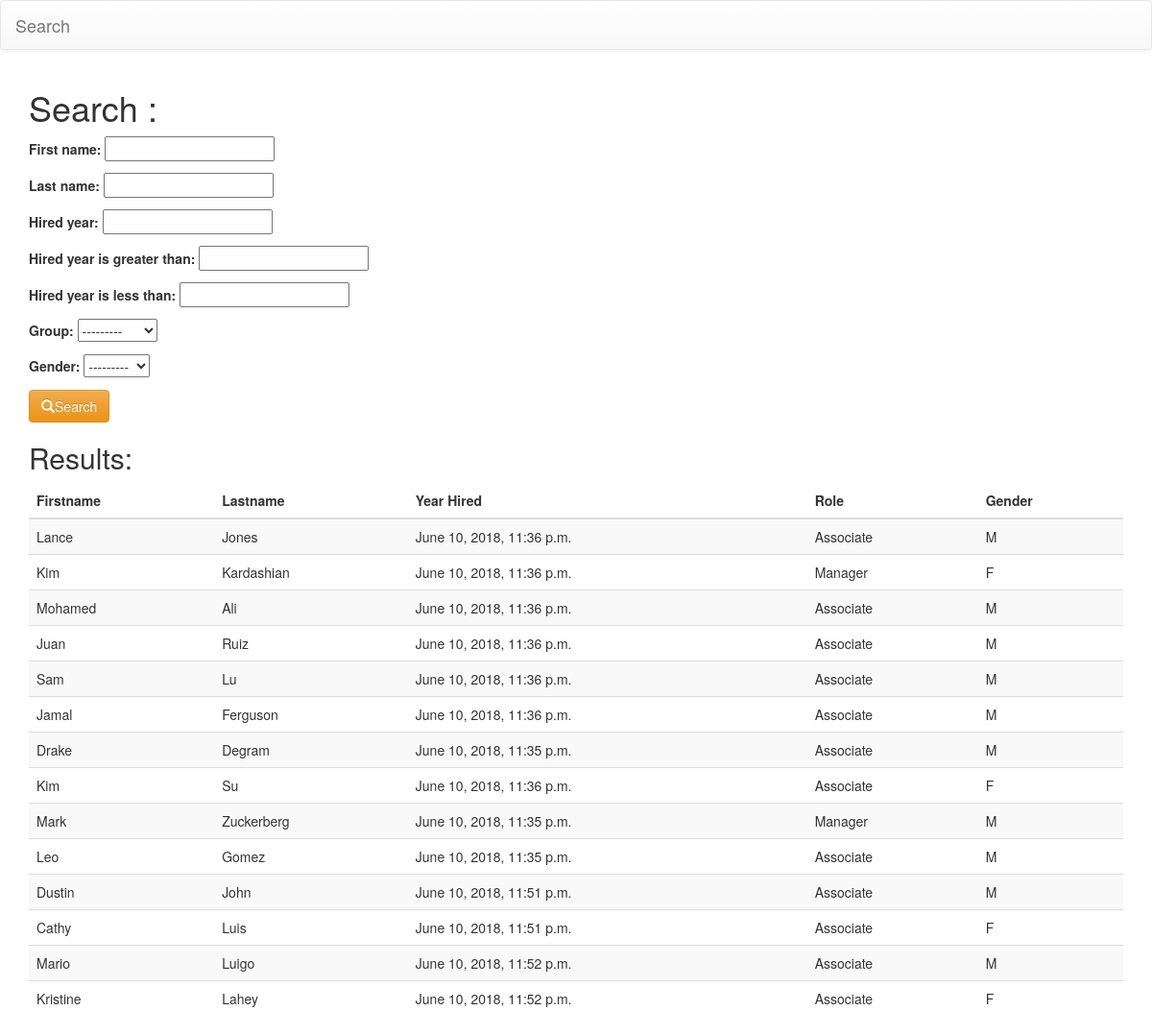
Screenshot of /search with the database file from the repository.
### todos/models.py (models this page shows, shortened)
class Employees(models.Model):
	MALE = 'M'
	FEMALE = 'F'
	GENDER = (
		(MALE, 'Male'),
		(FEMALE, 'Female'),
	)
	MANAGER = 'Manager'
	ASSOCIATE = 'Associate'
	GROUP = (
		(MANAGER, 'Manager'),
		(ASSOCIATE, 'Associate'),
	)
	first_name = models.CharField(max_length=30)
	last_name = models.CharField(max_length=30)
	hired = models.DateTimeField(auto_now=True, null=True)
	gender = models.CharField(
		max_length=2,
		choices=GENDER,
		null=True)
	group = models.CharField(
		max_length=10,
		choices=GROUP,
		null=True)

### todos/views.py (the view)
# urls.py: path('search', views.search, name='search'),
def search(request):
	emp_list = Employees.objects.all()
	emp_filter = EmployeesFilter(request.GET, queryset=emp_list)
	return render(request, 'todos/todo_list.html', {
													'grab': emp_filter})

### todos/templates/todos/todo_list.html (shortened to what this page needs)
<!DOCTYPE html>
<html>
<head>
<link rel="stylesheet" href="https://maxcdn.bootstrapcdn.com/bootstrap/3.3.7/css/bootstrap.min.css">
<link rel="stylesheet" href="https://maxcdn.bootstrapcdn.com/bootstrap/3.3.7/css/bootstrap-theme.min.css">
<script src="https://maxcdn.bootstrapcdn.com/bootstrap/3.3.7/js/bootstrap.min.js"></script></head>
</head>
<body>
<nav class="navbar navbar-default">
  <div class="container-fluid">
    <div class="navbar-header">
      <a class="navbar-brand" href="/search">Search</a>
    </div>
  </div>
</nav>
<body>
<div class="container">
	<h1>Search : </h1>
	<form method='get'>
		{{ grab.form.as_p }}
		<button type='submit' class="btn btn-warning"><span class="glyphicon glyphicon-search"></span>Search</span></button>
	</form>
</div>
<div class="container">
  <table class="table table-striped">
    <thead>
      <tr>
		<h2>Results: </h2>
        <th>Firstname</th>
        <th>Lastname</th>
		<th>Year Hired</th>
		<th>Role</th>
		<th>Gender</th>
      </tr>
    </thead>
    <tbody>
	{% for x in grab.qs %}
      <tr>
        <td>{{ x.first_name }}</td>
        <td>{{ x.last_name }}</td>
		<td>{{ x.hired }}</td>
		<td>{{ x.group }}</td>
		<td>{{ x.gender }}</td>
      </tr>
	      {% endfor %}
    </tbody>
  </table>
</div>
</body>
</html>

### rows the page displays
Employees: first_name "Lance", last_name "Jones", hired "June 10, 2018, 11:36 p.m.", group "Associate", gender "M"
Employees: first_name "Kim", last_name "Kardashian", hired "June 10, 2018, 11:36 p.m.", group "Manager", gender "F"
Employees: first_name "Mohamed", last_name "Ali", hired "June 10, 2018, 11:36 p.m.", group "Associate", gender "M"
Employees: first_name "Juan", last_name "Ruiz", hired "June 10, 2018, 11:36 p.m.", group "Associate", gender "M"
Employees: first_name "Sam", last_name "Lu", hired "June 10, 2018, 11:36 p.m.", group "Associate", gender "M"
Employees: first_name "Jamal", last_name "Ferguson", hired "June 10, 2018, 11:36 p.m.", group "Associate", gender "M"
Employees: first_name "Drake", last_name "Degram", hired "June 10, 2018, 11:35 p.m.", group "Associate", gender "M"
Employees: first_name "Kim", last_name "Su", hired "June 10, 2018, 11:36 p.m.", group "Associate", gender "F"
Employees: first_name "Mark", last_name "Zuckerberg", hired "June 10, 2018, 11:35 p.m.", group "Manager", gender "M"
Employees: first_name "Leo", last_name "Gomez", hired "June 10, 2018, 11:35 p.m.", group "Associate", gender "M"
Employees: first_name "Dustin", last_name "John", hired "June 10, 2018, 11:51 p.m.", group "Associate", gender "M"
Employees: first_name "Cathy", last_name "Luis", hired "June 10, 2018, 11:51 p.m.", group "Associate", gender "F"
Employees: first_name "Mario", last_name "Luigo", hired "June 10, 2018, 11:52 p.m.", group "Associate", gender "M"
Employees: first_name "Kristine", last_name "Lahey", hired "June 10, 2018, 11:52 p.m.", group "Associate", gender "F"
